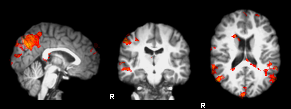
%> input picture renderedThreshStat1midplanes.png, 291 x 109 px
$ octave ProduceHighresSubPlot.m   (GNU Octave 9; MATLAB toolbox functions it lacks are replaced by stand-ins)
%> lines starting %> are read from the running program, lines starting %| are printed output that depends on the picture
%% Script creates nice subplots for Lab Report

% . Load in rendered highres images that have undergone the slicer function
[X1, map1]  = imread('renderedThreshStat1midplanes.png');
%> X1 is the input picture: size 109x291x3 uint8; mean R, G, B 67, 63.3, 62.6
%> map1 = []
[X2, map2]  = imread('renderedThreshStat2midplanes.png');
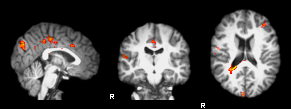
%> input picture renderedThreshStat2midplanes.png, 291 x 109 px
%> X2 is the input picture: size 109x291x3 uint8; mean R, G, B 65.6, 64.4, 64
%> map2 = []
[X3, map3]  = imread('renderedThreshStat3midplanes.png');
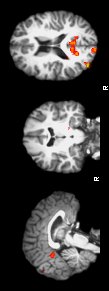
%> input picture renderedThreshStat3midplanes.png, 109 x 291 px
%> X3 is the input picture: size 291x109x3 uint8; mean R, G, B 65.5, 64.5, 64.2
%> map3 = []


% plot on the same plot
subplot(3,1,1), imshow(X1, map1), title('Faces');
subplot(3,1,2), imshow(X2, map2), title('Objects');
subplot(3,1,3), imshow(X3, map3), title('Scenes');

% . Convert to PDF first to minimise pixelation

%% Subplot for stimuli

[X4, map4]  = imread('Face.Stim.png');
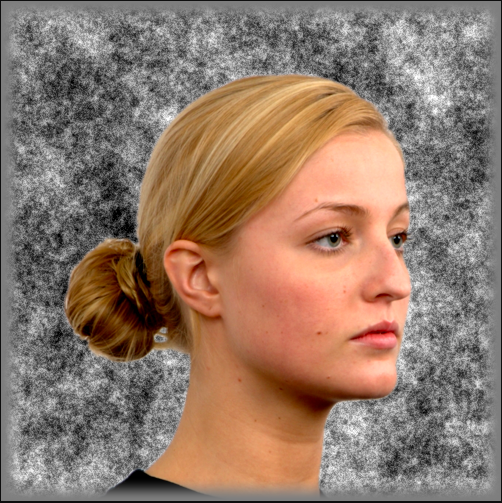
%> input picture Face.Stim.png, 502 x 503 px
%> X4 is the input picture: size 503x502x3 uint8; mean R, G, B 145.7, 121.4, 105.9
%> map4 = []
[X5, map5]  = imread('Object.Stim.png');
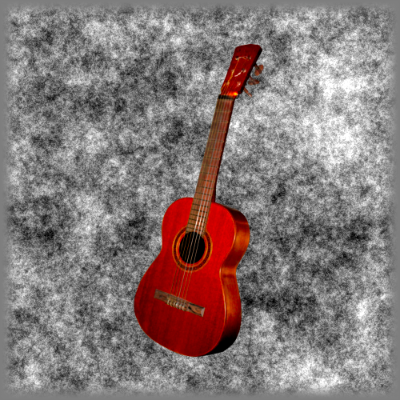
%> input picture Object.Stim.png, 401 x 401 px
%> X5 is the input picture: size 401x401x3 uint8; mean R, G, B 134.5, 122.3, 121.1
%> map5 = []
[X6, map6]  = imread('Scene.Stim.png');
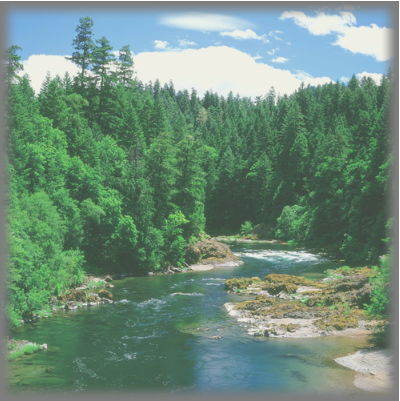
%> input picture Scene.Stim.png, 400 x 401 px
%> X6 is the input picture: size 401x400x3 uint8; mean R, G, B 111.9, 140.4, 123.8
%> map6 = []


subplot(3,1,1), imshow(X4, map4), title('Faces');
subplot(3,1,2), imshow(X5, map5), title('Objects');
subplot(3,1,3), imshow(X6, map6), title('Scenes');
